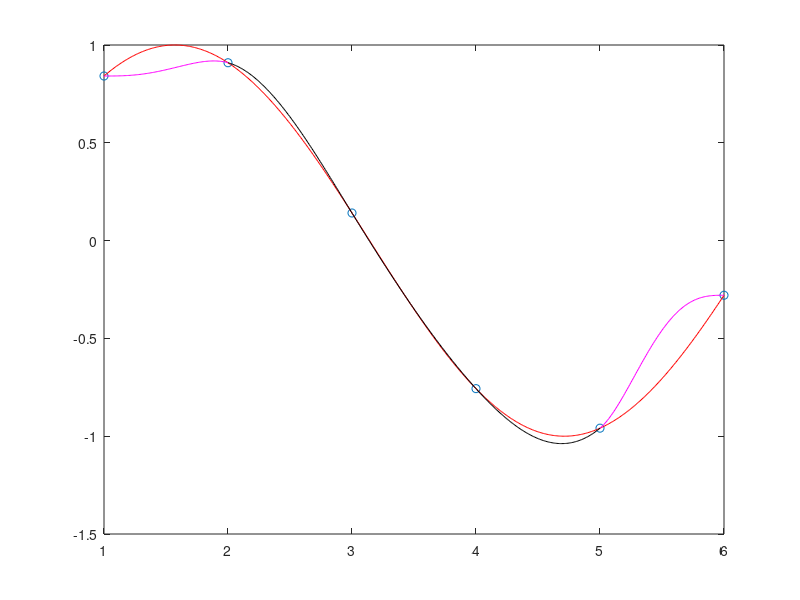
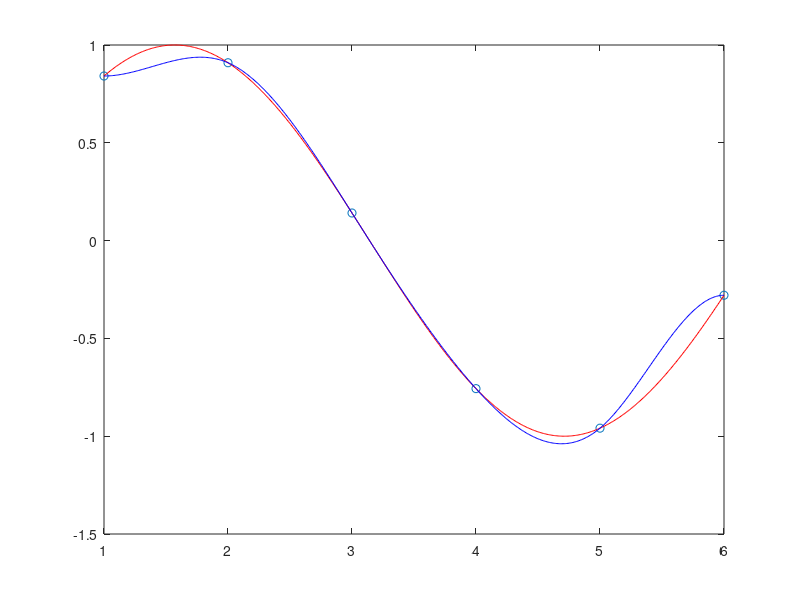

MATLAB code to generate these figures, in order:
close all; clear all;
% p = [0 2*pi pi/2 pi];
% x = [0,2,3,5];
% cs = spline(x,p);
% xx = linspace(0,5,101);
% 
% figure;
% plot(x,p,'o',xx,ppval(cs,xx),'-');
% 
% c3 = cs.coefs(1,:);
% c2 = cs.coefs(2,:);
% c1 = cs.coefs(3,:);
% 
% 
% xx = linspace(0,3,101);
% y = polyval(c3,xx);
% figure;
% plot (xx,y)
% 
% 



xx = linspace(2,5,303);
xx1 = linspace(1,2,101);
xx2 = linspace(5,6,101);
% y = 1./[xx1,xx,xx2] .* sin([xx1,xx,xx2]);
y = sin([xx1,xx,xx2]);

points_x = [1,2,3,4,5,6];
% points_y = 1./points_x .* sin(points_x);
points_y = sin(points_x);
% number of points to interpolate between
N = numel(points_x);

% Built in function
cs = spline(points_x,[0 points_y 0]);

% number of equations
n = N-2;

% Implementation
D = sparse(1:n,1:n,4*ones(1,n),n,n);
E = sparse(2:n,1:n-1,ones(1,n-1),n,n);
S = E+D+E';
A = full(S)
A(1,1:2) = [5,1];
% A(end,end) = 2

b = zeros(N-2,1);

% Coefficient matrix
a = zeros(N-2,4);

for i = 2:N-3
    b(i) = 3* (points_y(i+2) - points_y(i));
end

b(1) = 3* (points_y(3) + points_y(2)) - 0 - 6*points_y(1) - 0;
b(N-2) = 3* (points_y(N) - points_y(N-2)) - 0;

v = linsolve(A,b);
v = [0;v;0];

x_eval = linspace(0.1,1,101);
% z = zeros(N-1,numel(x_eval));

% go over each piece of the spline and calculate the coeffiecients for the 
% cubic polynomial
for i = 1:N-2
    a(i,4) = points_y(i+1);
    a(i,3) = v(i+1);
    a(i,2) = 3*(points_y(i+2) - points_y(i+1)) - 2 * v(i+1) - v(i+2);
    a(i,1) = 2*(points_y(i+1) - points_y(i+2)) + v(i+1) + v(i+2);
end


% Quadratic polynomial for first point
p4(1,5) = points_y(1);
p4(1,4) = v(1); % initial velocity
p4(1,3) = 0; % initial acceleration
p4(1,2) = 4*(points_y(2)- points_y(1)) - v(2) - 0 - 0;
p4(1,1) = v(2) + 0 + 0 - 3*(points_y(2) - points_y(1));


pf_A = [1,1,1;2,3,4;2,6,12];
pf_b = [points_y(6)-points_y(5)-v(5);...
        v(6)-v(5);...
        0];


pf_coefs = linsolve(pf_A,pf_b);

% Quadratic polynomial for last points
p4(2,5) = points_y(5);
p4(2,4) = v(5); % initial velocity
p4(2,3) = pf_coefs(1); % initial acceleration
p4(2,2) = pf_coefs(2);
p4(2,1) = pf_coefs(3);


% Use inbuilt MATLAB format to evaluate spline
z.breaks = points_x(2:end);
z.form = 'pp';
z.coefs = a;
z.pieces = N-2;
z.order = 4;
z.dim = 1;


% Evaluate first polynomial
z1.breaks = points_x(1:2);
z1.form = 'pp';
z1.coefs = p4(1,:);
z1.pieces = 1;
z1.order = 5;
z1.dim = 1;


% Evaluate first polynomial
z2.breaks = points_x(5:6);
z2.form = 'pp';
z2.coefs = p4(2,:);
z2.pieces = 1;
z2.order = 5;
z2.dim = 1;

z_eval = ppval(z,xx);
z1_eval = ppval(z1,xx1);
z2_eval = ppval(z2,xx2);

figure;
plot(points_x, points_y,'o', [xx1,xx,xx2], y, 'r-', xx, z_eval,'k-');
hold on;
plot(xx1, z1_eval,'m-');
hold on;
plot(xx2, z2_eval,'m-');
hold off;
figure;
plot(points_x, points_y,'o', [xx1,xx,xx2], y, 'r-', [xx1,xx,xx2], ppval(cs,[xx1,xx,xx2]),'b-');





% Recursively calculate the nth derivate of a polynomial and return it in a
% format compatible with evaulation using the MATLAB ppval function
function [coefs, pol] = polynomial(coefs, n)

    N = numel(coefs);
    
    if n > 0
        coefs = polyder(coefs);
        n = n - 1;
        coefs = ploynomial(coefs, n);
    end
    
    
    pol = coefs;
    
    pol.breaks = N;
    pol.form = 'pp';
    pol.coefs = coefs;
    pol.pieces = N-1;
    pol.order = numel(coefs);
    pol.dim = 1;
end

